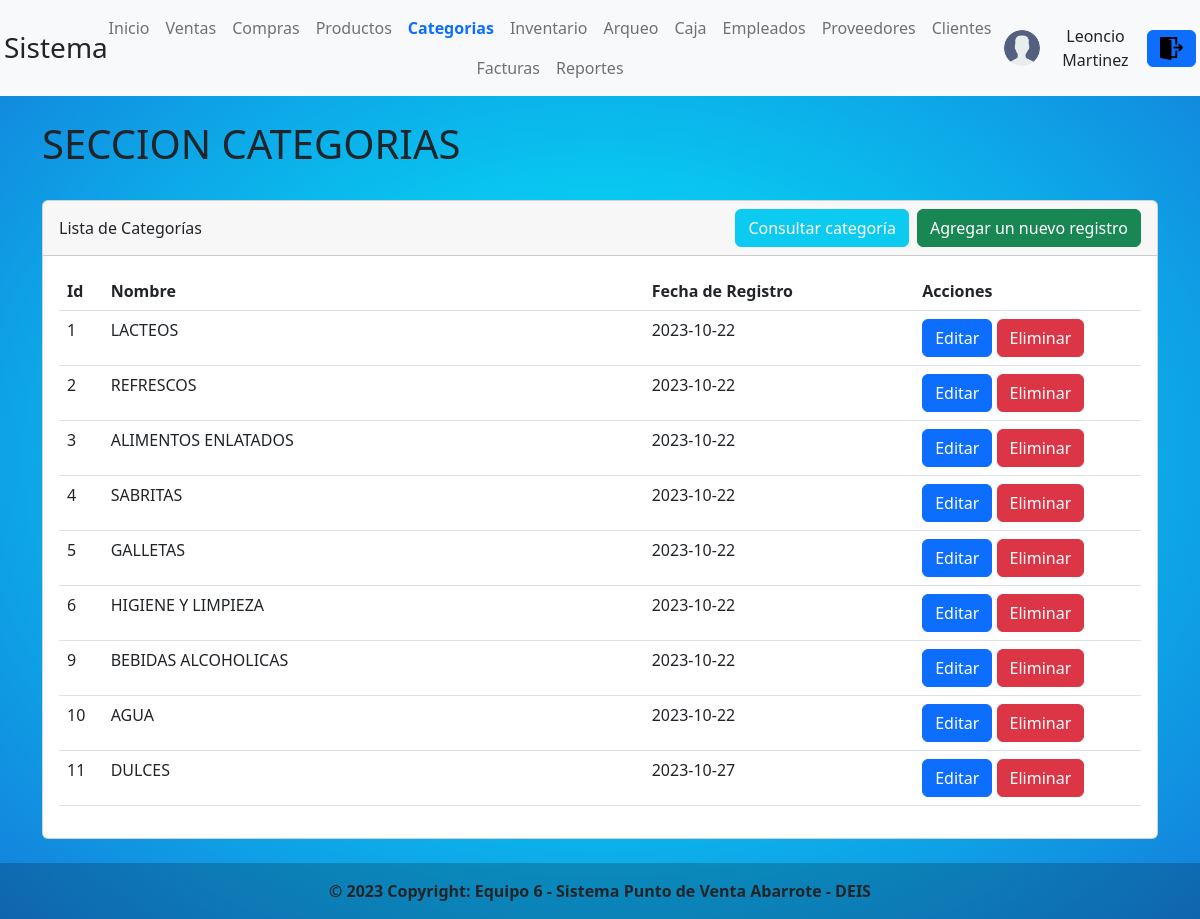
The page /Sections/Categorias/index.php (signed in) on the database its author committed.
### tables this page shows
CREATE TABLE `categorias` (
  `IdCategoria` int(11) NOT NULL,
  `Nombre` varchar(200) DEFAULT NULL,
  `FechaRegistro` date DEFAULT current_timestamp()
);

### Sections/Categorias/ListarCategorias.php (the view, shortened to what this page needs)
<?php
    include("../../Conexion.php");
    $query="SELECT * FROM Categorias";
    $resultado=mysqli_query($conexion,$query);
    $listaCategorias = array();
    if($resultado)
        while ($fila = mysqli_fetch_assoc($resultado))
            $listaCategorias[] = $fila;
?>
<?php foreach ($listaCategorias as $registro){?>
    <tr class="container">
        <td scope="row"><?php echo $registro['IdCategoria']?></td>
        <td class="col-6"><?php echo $registro['Nombre']?></td>
        <td class="col-3"><?php echo $registro['FechaRegistro']?></td>
        <td>
            <a name="" id="" class="btn btn-primary" role="button"
            onclick="modificaCategoria('<?php echo $registro['IdCategoria'];?>');">Editar</a>
            <a name="" id="" class="btn btn-danger" role="button"
            onclick="eliminaCategoria('<?php echo $registro['IdCategoria'];?>');">Eliminar</a>
        </td>
    </tr>
<?php }?>

### Css/Styles.css (style rules this page uses)
body { display: flex; flex-direction: column; min-height: 100vh; background: radial-gradient( rgb(0, 247, 255) 2%, rgb(20, 126, 219) 100% ); }

### rows shown on the page
categorias: IdCategoria "1", Nombre "LACTEOS", FechaRegistro "2023-10-22"
categorias: IdCategoria "2", Nombre "REFRESCOS", FechaRegistro "2023-10-22"
categorias: IdCategoria "3", Nombre "ALIMENTOS ENLATADOS", FechaRegistro "2023-10-22"
categorias: IdCategoria "4", Nombre "SABRITAS", FechaRegistro "2023-10-22"
categorias: IdCategoria "5", Nombre "GALLETAS", FechaRegistro "2023-10-22"
categorias: IdCategoria "6", Nombre "HIGIENE Y LIMPIEZA", FechaRegistro "2023-10-22"
categorias: IdCategoria "9", Nombre "BEBIDAS ALCOHOLICAS", FechaRegistro "2023-10-22"
categorias: IdCategoria "10", Nombre "AGUA", FechaRegistro "2023-10-22"
categorias: IdCategoria "11", Nombre "DULCES", FechaRegistro "2023-10-27"

### other values the page prints
$_SESSION['Nombre'] "Leoncio Martinez"
